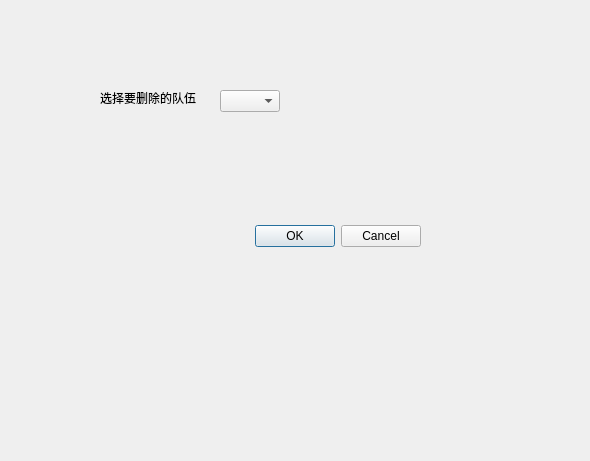
<?xml version="1.0" encoding="UTF-8"?>
<ui version="4.0">
 <class>RemoveTeamDialog</class>
 <widget class="QDialog" name="RemoveTeamDialog">
  <property name="geometry">
   <rect>
    <x>0</x>
    <y>0</y>
    <width>590</width>
    <height>461</height>
   </rect>
  </property>
  <property name="windowTitle">
   <string>Dialog</string>
  </property>
  <widget class="QDialogButtonBox" name="buttonBox">
   <property name="geometry">
    <rect>
     <x>80</x>
     <y>220</y>
     <width>341</width>
     <height>32</height>
    </rect>
   </property>
   <property name="orientation">
    <enum>Qt::Orientation::Horizontal</enum>
   </property>
   <property name="standardButtons">
    <set>QDialogButtonBox::StandardButton::Cancel|QDialogButtonBox::StandardButton::Ok</set>
   </property>
  </widget>
  <widget class="QLabel" name="labelSelectTeam">
   <property name="geometry">
    <rect>
     <x>100</x>
     <y>90</y>
     <width>101</width>
     <height>16</height>
    </rect>
   </property>
   <property name="text">
    <string>选择要删除的队伍</string>
   </property>
  </widget>
  <widget class="QComboBox" name="comboBoxSelectTeam">
   <property name="geometry">
    <rect>
     <x>220</x>
     <y>90</y>
     <width>60</width>
     <height>22</height>
    </rect>
   </property>
  </widget>
 </widget>
 <resources/>
 <connections>
  <connection>
   <sender>buttonBox</sender>
   <signal>accepted()</signal>
   <receiver>RemoveTeamDialog</receiver>
   <slot>accept()</slot>
   <hints>
    <hint type="sourcelabel">
     <x>248</x>
     <y>254</y>
    </hint>
    <hint type="destinationlabel">
     <x>157</x>
     <y>274</y>
    </hint>
   </hints>
  </connection>
  <connection>
   <sender>buttonBox</sender>
   <signal>rejected()</signal>
   <receiver>RemoveTeamDialog</receiver>
   <slot>reject()</slot>
   <hints>
    <hint type="sourcelabel">
     <x>316</x>
     <y>260</y>
    </hint>
    <hint type="destinationlabel">
     <x>286</x>
     <y>274</y>
    </hint>
   </hints>
  </connection>
 </connections>
</ui>
